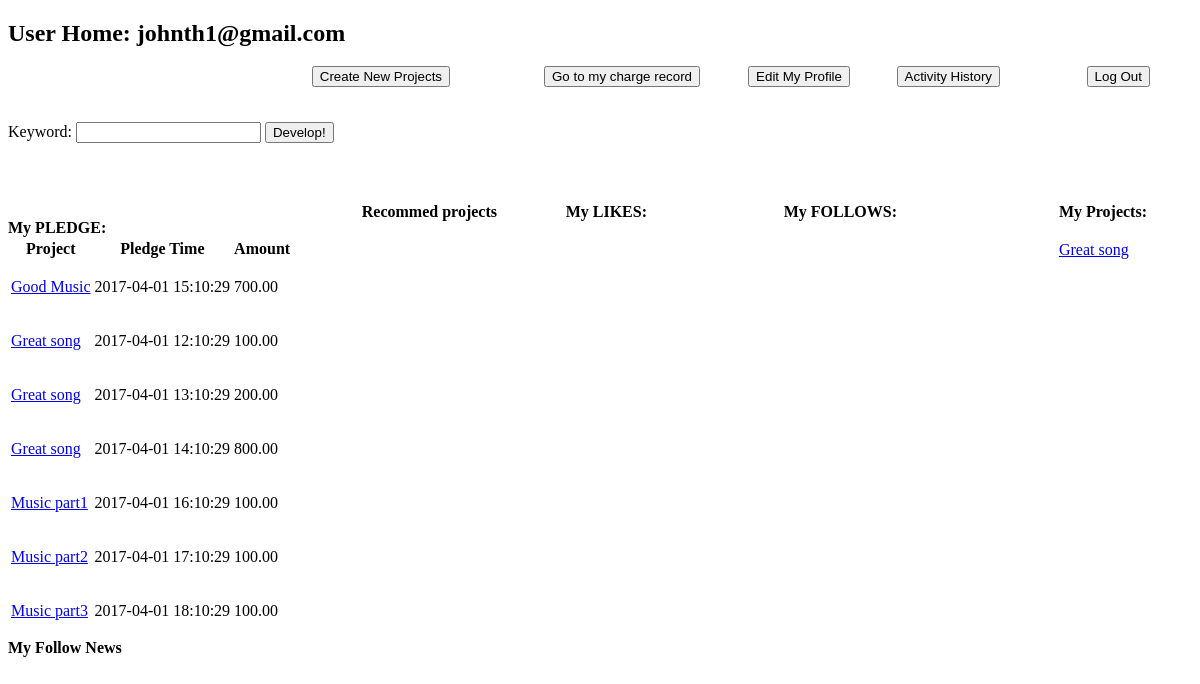
Page /php/home.php (signed in) on the committed database.
### tables this page shows
CREATE TABLE `PROJECT` (
  `projectname` varchar(100) NOT NULL,
  `loginname` varchar(40) NOT NULL,
  `description` varchar(4096) NOT NULL,
  `projectstatus` varchar(20) NOT NULL,	 
  `minfund` decimal(10,2) DEFAULT NULL,
  `maxfund` decimal(10,2) DEFAULT NULL,
  `posttime` DATETIME DEFAULT NULL,
  `endtime` DATETIME DEFAULT NULL,
  `plantime` DATETIME DEFAULT NULL,
  PRIMARY KEY (`projectname`),
  FOREIGN KEY (`loginname`) REFERENCES `USER` (`loginname`)
);

CREATE TABLE `PLEDGE` (
  `loginname` varchar(40) NOT NULL,
  `projectname` varchar(100) NOT NULL,
  `pledgetime` DATETIME NOT NULL,
  `amount` decimal(10,2) DEFAULT NULL,
   
  PRIMARY KEY (`projectname`, `loginname`,`pledgetime`),
  FOREIGN KEY (`projectname`) REFERENCES `PROJECT` (`projectname`),
  FOREIGN KEY (`loginname`) REFERENCES `USER` (`loginname`)
);

### php/home.php (the view, shortened to what this page needs)
<!DOCTYPE html>
<html>
	<body>
	<?php
		echo "<h2>User Home: ".$_SESSION['loginname']."</h2>";
		$mysql_server_name="127.0.0.1:3306";
		$mysql_username="root";
		$mysql_password="root";
		$mysql_database="kickfounder";
		$con = new mysqli($mysql_server_name, $mysql_username, $mysql_password, $mysql_database);
		echo "<p id='newproject'><a href=\"./newproject.php\"><input type=\"button\" value=\"Create New Projects\"></input></a></p>";
		echo "<p id='charge'><a href=\"./charge.php\"><input type=\"button\" value=\"Go to my charge record\"></input></a></p>";
		echo "<p id='edit'><a href=\"./useredit.php\"><input type=\"button\" value=\"Edit My Profile\"></input></a></p>";
		echo "<p id='logout' ><a href=\"./logout.php\"><input type=\"button\" value=\"Log Out\"></input></a></p>";
		echo "<p id='acthistory'><a href=\"./acthistory.php\"><input type=\"button\" value=\"Activity History\"></input></a></p>";
		echo "<form action='browse.php' method='post' id='sertable'>";
		echo "<p>Keyword: <input type='text' name='keyword'>    ";
		echo "<input type='submit' value='Develop!',name='find'></p>";
		echo "</form>";
		$project_sql = "SELECT projectname FROM PROJECT WHERE loginname=\"".$_SESSION['loginname']."\"";
		$project_result = $con->query($project_sql);
		echo "<table id='mypro'><tr> <th>My Projects:</th></tr>";
		if ($project_result->num_rows > 0) {
			while($row = $project_result->fetch_assoc()) {
				echo "<tr><td><p><a href='displayproject.php?projectname=".$row["projectname"]."'>".$row["projectname"]."</a></p></td></tr>";
			}
		}
		echo "</table>";
		echo "<table id='mylike'><tr> <th>My LIKES:</th></tr>";
		echo "</table id='pledge'>";
		$pledge_sql = "SELECT * FROM PLEDGE WHERE loginname=\"".$_SESSION['loginname']."\"";
		$pledge_result = $con->query($pledge_sql);
		echo "<b>My PLEDGE:</b>";
		echo "<table><tr> <th>Project</th><th>Pledge Time</th><th>Amount</th></tr>";
		if ($pledge_result->num_rows > 0) {
			while($row = $pledge_result->fetch_assoc()) {
				echo "<tr>";
				echo "<td><p><a href='displayproject.php?projectname=".$row["projectname"]."'>".$row["projectname"]."</a></p></td>";
				echo "<td><p>".$row["pledgetime"]."</p></td>";
				echo "<td><p>".$row["amount"]."</p></td>";
				echo "</tr>";
			}
		}
		echo "</table>";
		echo "<table id='myfoll'><tr><th>My FOLLOWS:</th></tr>";
		echo "</table>";
		echo "<b>My Follow News</b>";
		echo "<table id='myrecom'><tr> <th>Recommed projects</th></tr>";
		echo "</table>";
	?>
	</body>
</html>

### php/home.php (style rules this page uses)
#newproject { position:absolute; top: 50px; right: 750px; }
#charge { position:absolute; top: 50px; right: 500px; }
#edit { position:absolute; top: 50px; right: 350px; }
#logout { position:absolute; top: 50px; right: 50px; }
#acthistory { position:absolute; top: 50px; right: 200px; }
#mypro { position:absolute; top: 200px; right: 50px; }
#myfoll { position:absolute; top: 200px; right: 300px; }
#mylike { position:absolute; top: 200px; right: 550px; }
#sertable { margin:2cm 0cm 2cm 0cm; }
#myrecom { position:absolute; top: 200px; right: 700px; }

### rows in the picture
project: projectname "Great song"
pledge: projectname "Good Music", pledgetime "2017-04-01 15:10:29", amount "700.00"
pledge: projectname "Great song", pledgetime "2017-04-01 12:10:29", amount "100.00"
pledge: projectname "Great song", pledgetime "2017-04-01 13:10:29", amount "200.00"
pledge: projectname "Great song", pledgetime "2017-04-01 14:10:29", amount "800.00"
pledge: projectname "Music part1", pledgetime "2017-04-01 16:10:29", amount "100.00"
pledge: projectname "Music part2", pledgetime "2017-04-01 17:10:29", amount "100.00"
pledge: projectname "Music part3", pledgetime "2017-04-01 18:10:29", amount "100.00"

### other values in the picture
$_SESSION['loginname'] "johnth1@gmail.com"
